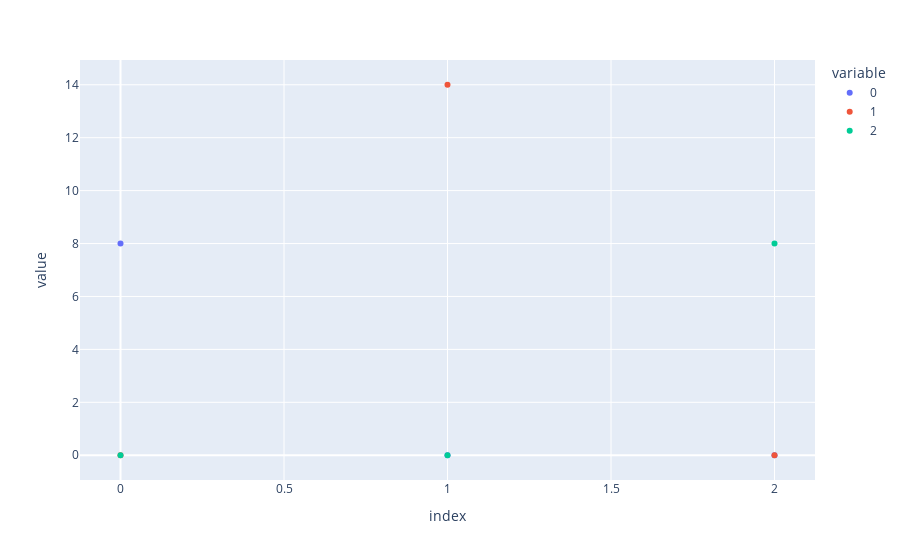

The code cell stored with this chart in its notebook:
### Code cell
fig = px.scatter(confusion_matrix(y_test, y_pred))
fig.show()

### Figure 1 — Plotly figure (JSON) as saved in the notebook; plotly's stock layout.template omitted (floating-point values rounded to 4 significant figures)
{"data": [{"hovertemplate": "variable=0<br>index=%{x}<br>value=%{y}<extra></extra>", "legendgroup": "0", "marker": {"color": "#636efa", "symbol": "circle"}, "mode": "markers", "name": "0", "orientation": "v", "showlegend": true, "type": "scatter", "x": [0, 1, 2], "xaxis": "x", "y": [8, 0, 0], "yaxis": "y"}, {"hovertemplate": "variable=1<br>index=%{x}<br>value=%{y}<extra></extra>", "legendgroup": "1", "marker": {"color": "#EF553B", "symbol": "circle"}, "mode": "markers", "name": "1", "orientation": "v", "showlegend": true, "type": "scatter", "x": [0, 1, 2], "xaxis": "x", "y": [0, 14, 0], "yaxis": "y"}, {"hovertemplate": "variable=2<br>index=%{x}<br>value=%{y}<extra></extra>", "legendgroup": "2", "marker": {"color": "#00cc96", "symbol": "circle"}, "mode": "markers", "name": "2", "orientation": "v", "showlegend": true, "type": "scatter", "x": [0, 1, 2], "xaxis": "x", "y": [0, 0, 8], "yaxis": "y"}], "layout": {"autosize": true, "legend": {"title": {"text": "variable"}, "tracegroupgap": 0}, "margin": {"t": 60}, "xaxis": {"anchor": "y", "autorange": true, "domain": [0, 1], "range": [-0.1211, 2.121], "title": {"text": "index"}, "type": "linear"}, "yaxis": {"anchor": "x", "autorange": true, "domain": [0, 1], "range": [-1.084, 15.08], "title": {"text": "value"}, "type": "linear"}}}
